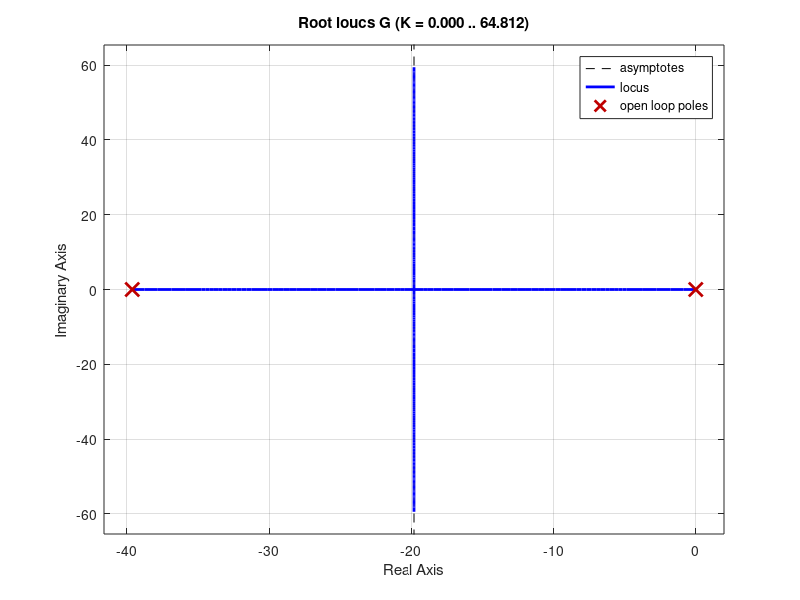
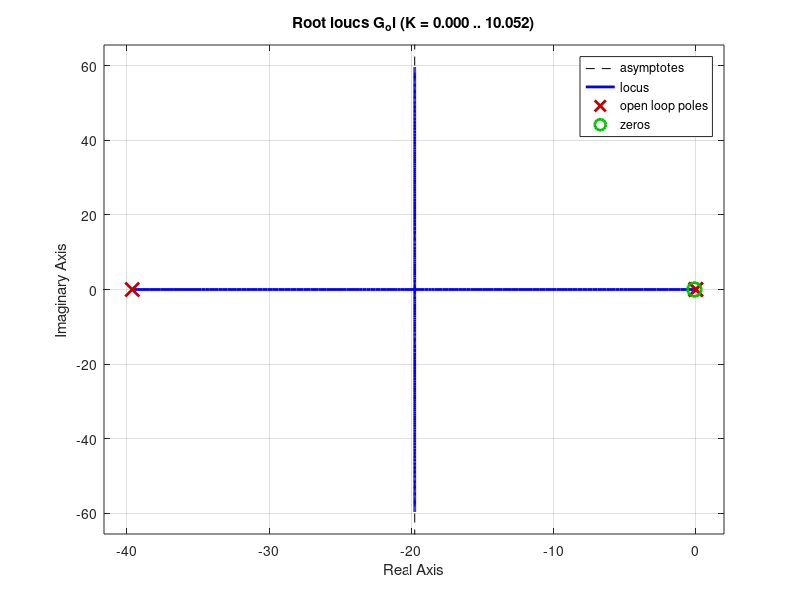
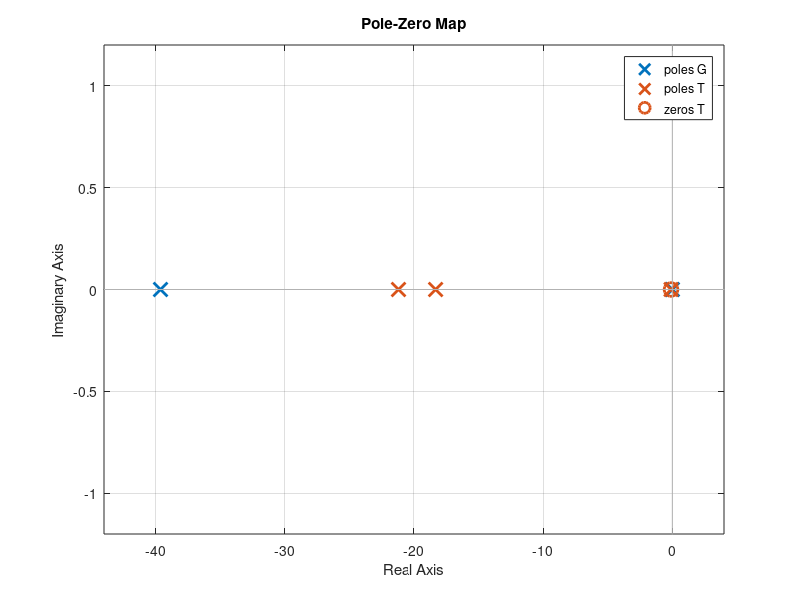

The MATLAB script that drew these images, in order:
clc
close
clear
% defining variables
Am = 0.129;
B = 0.0844;
J = 0.00213;
z = 0.1;

%Transfer Function
s = tf('s');
G = Am / (s * (s*J + B));
K = 6.48;
C = K*(s + z)/s;

%Results
figure(1)
rlocus(G);

figure(2)
G_ol = series (G, C);
rlocus(G_ol);
T = feedback (G_ol, 1);

figure(3)
pzmap(G, T)

%step(T/s, 0.3)
display(C);